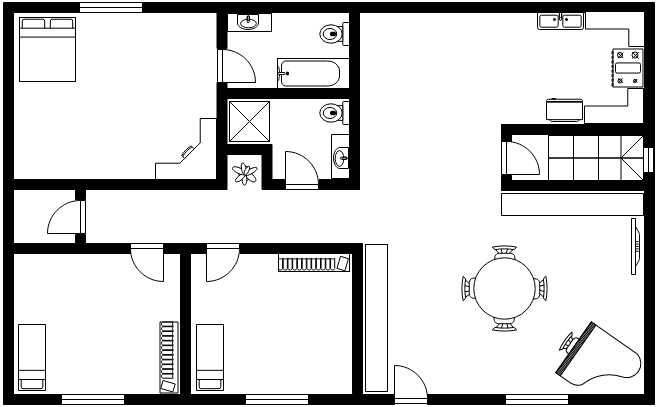
#> input picture floorplan.png, 656 x 407 px
$ python glasses.py
#> lines starting #> are read from the running program, lines starting #| are printed output that depends on the picture
import sys
import itertools
import numpy as np
import cv2 as cv

MAP_FILE = 'floorplan.png'

# Assign search area (SA) corner point locations based on image pixels.
SA1_CORNERS = (15, 15, 215, 180)  # (UL-X, UL-Y, LR-X, LR-Y)
SA2_CORNERS = (370, 190, 640, 388)
SA3_CORNERS = (15, 255, 180, 390)
SA4_CORNERS = (500, 16, 645, 122)


class Search:
    """Bayesian Search game with 4 search areas."""
    def __init__(self, name):
#> called with name = 'Where are my glasses?'
        self.name = name
        self.img = cv.imread(MAP_FILE)
#> self.img is the input picture: shape (407, 656, 3); min 0, max 255, mean 211
        if self.img is None:
            print(f'Could not load map file {MAP_FILE}', file=sys.stderr)
            sys.exit(1)

    # Set placeholders for actual location
        self.area_actual = 0
        self.glasses_actual = [0, 0]  # in local area

        self.sa1 = self.img[SA1_CORNERS[1]: SA1_CORNERS[3],
                            SA1_CORNERS[0]: SA1_CORNERS[2]]
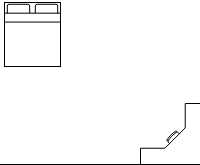
#> self.sa1: shape (165, 200, 3); min 0, max 255, mean 249.2

        self.sa2 = self.img[SA2_CORNERS[1]: SA2_CORNERS[3],
                            SA2_CORNERS[0]: SA2_CORNERS[2]]
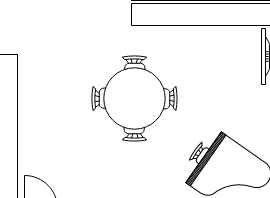
#> self.sa2: shape (198, 270, 3); min 0, max 255, mean 245.9

        self.sa3 = self.img[SA3_CORNERS[1]: SA3_CORNERS[3],
                            SA3_CORNERS[0]: SA3_CORNERS[2]]
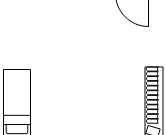
#> self.sa3: shape (135, 165, 3); min 0, max 255, mean 246.2

        self.sa4 = self.img[SA4_CORNERS[1]: SA4_CORNERS[3],
                            SA4_CORNERS[0]: SA4_CORNERS[2]]
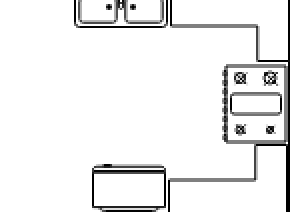
#> self.sa4: shape (106, 145, 3) (shown 2 times larger); min 0, max 255, mean 238.5

        # Probabilities in every area
        self.p1 = 0.2
        self.p2 = 0.3
        self.p3 = 0.2
        self.p4 = 0.3

        # Search Effectiveness in every area
        self.se1 = 0
        self.se2 = 0
        self.se3 = 0
        self.se4 = 0

    def draw_map(self, last_known):
        """Display map, last know position and search areas."""
#> called with last_known = (160, 290)

        # Search areas and numbers
        cv.rectangle(self.img, (SA1_CORNERS[0], SA1_CORNERS[1]),
                     (SA1_CORNERS[2], SA1_CORNERS[3]), (255, 255, 0), 2)
        cv.putText(self.img, '1',
                   (SA1_CORNERS[0] + 185, SA1_CORNERS[1] + 20),
                   cv.FONT_HERSHEY_PLAIN, 1, 0)
#> self.img: shape (407, 656, 3); mean B, G, R 211.7, 211.7, 209.6

        cv.rectangle(self.img, (SA2_CORNERS[0], SA2_CORNERS[1]),
                     (SA2_CORNERS[2], SA2_CORNERS[3]), (255, 255, 0), 2)
        cv.putText(self.img, '2',
                   (SA2_CORNERS[0] + 3, SA2_CORNERS[1] + 15),
                   cv.FONT_HERSHEY_PLAIN, 1, 0)
#> self.img: shape (407, 656, 3); mean B, G, R 212, 212, 207.2

        cv.rectangle(self.img, (SA3_CORNERS[0], SA3_CORNERS[1]),
                     (SA3_CORNERS[2], SA3_CORNERS[3]), (255, 255, 0), 2)
        cv.putText(self.img, '3',
                   (SA3_CORNERS[0] + 3, SA3_CORNERS[1] + 15),
                   cv.FONT_HERSHEY_PLAIN, 1, 0)
#> self.img: shape (407, 656, 3); mean B, G, R 212.2, 212.2, 205.8

        cv.rectangle(self.img, (SA4_CORNERS[0], SA4_CORNERS[1]),
                     (SA4_CORNERS[2], SA4_CORNERS[3]), (255, 255, 0), 2)
        cv.putText(self.img, '4',
                   (SA4_CORNERS[0] + 3, SA4_CORNERS[1] + 15),
                   cv.FONT_HERSHEY_PLAIN, 1, 0)
#> self.img: shape (407, 656, 3); mean B, G, R 212.7, 212.7, 204.8

        # last known location of the glasses.
        cv.putText(self.img, '+', last_known, cv.FONT_HERSHEY_PLAIN, 1.5, (0, 0, 255))
#> self.img: shape (407, 656, 3); mean B, G, R 212.6, 212.6, 204.8
        cv.putText(self.img, '+ = Last known position', (400, 54),
                   cv.FONT_HERSHEY_PLAIN, 1, (0, 0, 255))
        cv.putText(self.img, '* = Actual Position', (400, 74),
                   cv.FONT_HERSHEY_PLAIN, 1, (255, 0, 0))
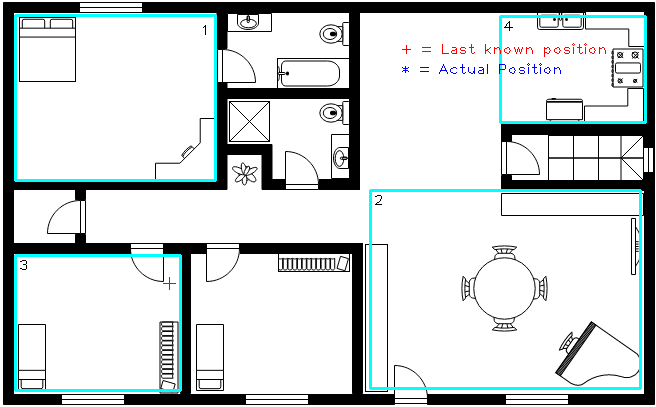
#> self.img: shape (407, 656, 3); mean B, G, R 212.3, 212.1, 204.5

        cv.imshow('Search Area', self.img)
        cv.waitKey(500)

    def glasses_final_location(self, num_search_areas):
        """Return the actual x,y location of the missing glasses."""

        # Pick a search area at random.
        area = np.random.randint(1, num_search_areas + 1)

        # Convert local search area coordinates to map coordinates.
        x, y = None, None
        if area == 1:
            x = np.random.choice(SA1_CORNERS[2] - SA1_CORNERS[0]) + SA1_CORNERS[0]
            y = np.random.choice(SA1_CORNERS[3] - SA1_CORNERS[1]) + SA1_CORNERS[1]
            self.area_actual = 1
        elif area == 2:
            x = np.random.choice(SA2_CORNERS[2] - SA2_CORNERS[0]) + SA2_CORNERS[0]
            y = np.random.choice(SA2_CORNERS[3] - SA2_CORNERS[1]) + SA2_CORNERS[1]
            self.area_actual = 2
        elif area == 3:
            x = np.random.choice(SA3_CORNERS[2] - SA3_CORNERS[0]) + SA3_CORNERS[0]
            y = np.random.choice(SA3_CORNERS[3] - SA3_CORNERS[1]) + SA3_CORNERS[1]
            self.area_actual = 3
        elif area == 4:
            x = np.random.choice(SA4_CORNERS[2] - SA4_CORNERS[0]) + SA4_CORNERS[0]
            y = np.random.choice(SA4_CORNERS[3] - SA4_CORNERS[1]) + SA4_CORNERS[1]
            self.area_actual = 4
        return x, y

    def calc_search_effectiveness(self):
        """Set search effectiveness value per search area."""
        self.se1 = np.random.uniform(0.2, 0.9)
        self.se2 = np.random.uniform(0.2, 0.9)
        self.se3 = np.random.uniform(0.2, 0.9)
        self.se4 = np.random.uniform(0.2, 0.9)

    def conduct_search(self, area_num, area_array, effectiveness_prob):
        """Return search results and list of searched coordinates."""
        local_y_range = range(area_array.shape[0])
        local_x_range = range(area_array.shape[1])
        coords = list(itertools.product(local_x_range, local_y_range))
        np.random.shuffle(coords)
        coords = coords[:int(len(coords) * effectiveness_prob)]
        loc_actual = (self.glasses_actual[0], self.glasses_actual[1])
        if area_num == self.area_actual and loc_actual in coords:
            return f'Found in Area {area_num}', coords
        return 'Not Found', coords

    def revise_target_probs(self):
        """Update area target probabilities based on search effectiveness."""
        denominator = self.p1 * (1 - self.se1) + self.p2 * (1 - self.se2) + \
            self.p3 * (1 - self.se3) + self.p4 * (1 - self.se4)

        self.p1 = self.p1 * (1 - self.se1) / denominator
        self.p2 = self.p2 * (1 - self.se2) / denominator
        self.p3 = self.p3 * (1 - self.se3) / denominator
        self.p4 = self.p4 * (1 - self.se4) / denominator


def draw_menu(search_num):
    """Print menu of choices for conducting area searches."""
    print(f'\nSearch {search_num}')
    print(
        """
        Choose next areas to search:

        0 - Quit
        1 - Search Areas 1 & 2
        2 - Search Areas 1 & 3
        3 - Search Areas 1 & 4
        4 - Search Areas 2 & 3
        5 - Search Areas 2 & 4
        6 - Search Areas 3 & 4
        7 - Start Over

        """
    )


def main():
    app = Search('Where are my glasses?')
    app.draw_map(last_known=(160, 290))
    glasses_x, glasses_y = app.glasses_final_location(num_search_areas=4)
    print("-" * 65)
    print('\nInitial Target (P) Probabilities:')
    print(f"P1 = {app.p1}, P2 = {app.p2}, P3 = {app.p3}, P4 = {app.p4}")
    search_num = 1

    results_1, coords_1 = None, None
    results_2, coords_2 = None, None

    while True:
        app.calc_search_effectiveness()
        draw_menu(search_num)
        choice = int(input('Choice: '))
#> the answer given: 1

        if choice == 0:
            sys.exit()
        elif choice == 1:
            results_1, coords_1 = app.conduct_search(1, app.sa1, app.se1)
#> results_1 = 'Found in Area 1'; coords_1 = 26102 items
            results_2, coords_2 = app.conduct_search(2, app.sa2, app.se2)
#> results_2 = 'Not Found'; coords_2 = 42798 items
            app.se3 = 0
            app.se4 = 0

        elif choice == 2:
            results_1, coords_1 = app.conduct_search(1, app.sa1, app.se1)
            results_2, coords_2 = app.conduct_search(3, app.sa3, app.se3)
            app.se2 = 0
            app.se4 = 0

        elif choice == 3:
            results_1, coords_1 = app.conduct_search(1, app.sa1, app.se1)
            results_2, coords_2 = app.conduct_search(4, app.sa4, app.se4)
            app.se2 = 0
            app.se3 = 0

        elif choice == 4:
            results_1, coords_1 = app.conduct_search(2, app.sa2, app.se2)
            results_2, coords_2 = app.conduct_search(3, app.sa3, app.se3)
            app.se1 = 0
            app.se4 = 0

        elif choice == 5:
            results_1, coords_1 = app.conduct_search(2, app.sa2, app.se2)
            results_2, coords_2 = app.conduct_search(4, app.sa4, app.se4)
            app.se1 = 0
            app.se3 = 0

        elif choice == 6:
            results_1, coords_1 = app.conduct_search(3, app.sa3, app.se3)
            results_2, coords_2 = app.conduct_search(4, app.sa4, app.se4)
            app.se1 = 0
            app.se2 = 0

        elif choice == 7:
            main()

        else:
            print("\nSorry, but that is not a valid choice", file=sys.stderr)
            continue

        app.revise_target_probs()  # Use Bayes' rule to update target probs.

        print(f'Search {search_num} Results 1 = {results_1}')
#| Search 1 Results 1 = Found in Area 1
        print(f'Search {search_num} Results 2 = {results_2}')
#| Search 1 Results 2 = Not Found
        print(f'Search {search_num} Effectiveness (E):')
        print(f'E1 = {app.se1}, E2 = {app.se2}, E3 = {app.se3}, E4 = {app.se4}')

        # Print target probabilities if glasses are not found else show position.
        if results_1 == 'Not Found' and results_2 == 'Not Found':
            print(f"New Target Probabilities (P) for search {search_num + 1}")
            print(f'P1 = {app.p1}, P2 = {app.p2}, P3 = {app.p3}, P4 = {app.p4}')
        else:
            cv.circle(app.img, (glasses_x, glasses_y), 3, (255, 0, 0), -1)
            cv.imshow('Search Area', app.img)
            cv.waitKey(1500)
            main()
#> the answer given: 1
#| Search 1 Results 1 = Not Found
#| Search 1 Results 2 = Not Found
#> the answer given: 1
#> the answer given: 1
#> the answer given: 1
#> the answer given: 1
        search_num += 1


if __name__ == '__main__':
#> (the run stopped early here; a loop or call above may not have finished)
